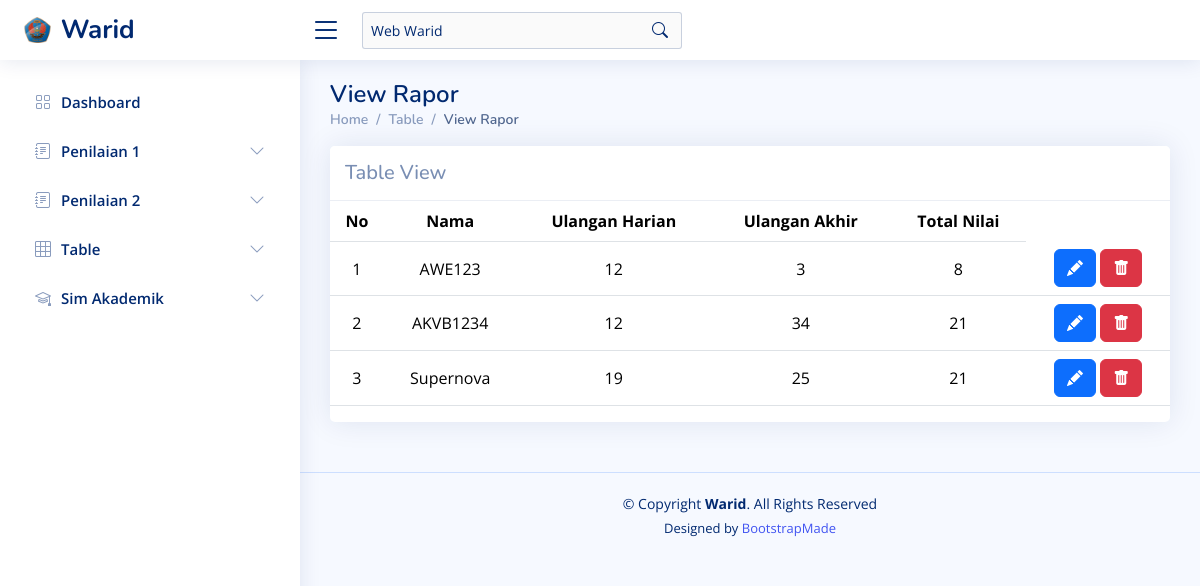
The page /?page=tabel_rapor on the database its author committed.
### tables this page shows
CREATE TABLE `rapor` (
  `id` int(10) NOT NULL,
  `nama` varchar(50) NOT NULL,
  `nilaiUH` int(10) NOT NULL,
  `nilaiUA` int(10) NOT NULL,
  `nilai_total` int(10) NOT NULL
);

### assets/components/penilaian/tabel/tabel_rapor.php (the view, shortened to what this page needs)
<main id="main" class="main">
  <div class="pagetitle">
    <h1>View Rapor</h1>
    <nav>
      <ol class="breadcrumb">
        <li class="breadcrumb-item"><a href="?page=dashboard">Home</a></li>
        <li class="breadcrumb-item">Table</li>
        <li class="breadcrumb-item active">View Rapor</li>
      </ol>
    </nav>
  </div>
  <section class="section">
    <div class="row">
      <div class="col-lg-12">
        <div class="card">
          <h5 class="card-header">Table View</h5>
          <div class="table-responsive text-nowrap">
            <table class="table" style="text-align:center">
              <thead>
                <tr>
                  <th>No</th>
                  <th>Nama</th>
                  <th>Ulangan Harian</th>
                  <th>Ulangan Akhir</th>
                  <th>Total Nilai</th>
                </tr>
              </thead>
              <tbody class="table-border-bottom-0">
                <?php
                $no = 1;
                $result = mysqli_query($koneksi, "SELECT * from rapor");
                while ($data = mysqli_fetch_assoc($result)) {
                ?>
                  <tr>
                    <td><?php echo $no++; ?></td>
                    <td><?php echo $data['nama']; ?></td>
                    <td><?php echo $data['nilaiUH']; ?></td>
                    <td><?php echo $data['nilaiUA']; ?></td>
                    <td><?php echo $data['nilai_total']; ?></td>
                    <td>
                      <a href="?page=tabel_rapor&tableName=rapor&alert=EditData&id=<?php echo $data['id']; ?>" class="btn btn-primary"><i class="bi bi-pencil-fill" style="color: white;"></i></a>
                      <a href="?page=tabel_rapor&tableName=rapor&alert=ConfirmationDelete&id=<?php echo $data['id']; ?>" class="btn btn-danger"><i class="bi bi-trash-fill" style="color: white;"></i></a>
                    </td>
                  </tr><?php } ?>
              </tbody>
            </table>
          </div>
        </div>
      </div>
    </div>
  </section>
</main>

### assets/css/style.css (style rules this page uses)
:root { scroll-behavior: smooth; }
body { font-family: "Open Sans", sans-serif; background: #f6f9ff; color: #444444; }
a { color: #4154f1; text-decoration: none; }
h1, h2, h3, h4, h5, h6 { font-family: "Nunito", sans-serif; }
table * { text-align: center; }
table { width: 100%; }
td { vertical-align: middle; word-wrap: break-word; word-break: normal; max-width: 200px; white-space: normal; }
#main { margin-top: 60px; padding: 20px 30px; transition: all 0.3s; }
.pagetitle { margin-bottom: 10px; }
.pagetitle h1 { font-size: 24px; margin-bottom: 0; font-weight: 600; color: #012970; }
.card { margin-bottom: 30px; border: none; border-radius: 5px; box-shadow: 0px 0 30px rgba(1, 41, 112, 0.1); }
.card-header, .card-footer { border-color: #ebeef4; background-color: #fff; color: #798eb3; padding: 15px; }
.breadcrumb { font-size: 14px; font-family: "Nunito", sans-serif; color: #899bbd; font-weight: 600; }
.breadcrumb a { color: #899bbd; transition: 0.3s; }
.breadcrumb .breadcrumb-item::before { color: #899bbd; }
.breadcrumb .active { color: #51678f; font-weight: 600; }
@media (min-width: 1200px) { #main, #footer { margin-left: 300px; } }

### rows shown on the page
rapor: nama "AWE123", nilaiUH "12", nilaiUA "3", nilai_total "8"
rapor: nama "AKVB1234", nilaiUH "12", nilaiUA "34", nilai_total "21"
rapor: nama "Supernova", nilaiUH "19", nilaiUA "25", nilai_total "21"
